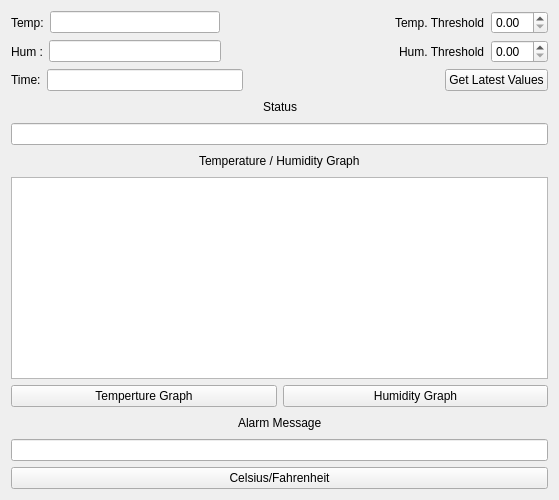
<?xml version="1.0" encoding="UTF-8"?>
<ui version="4.0">
 <class>TemperatureAndHumidity</class>
 <widget class="QWidget" name="TemperatureAndHumidity">
  <property name="geometry">
   <rect>
    <x>0</x>
    <y>0</y>
    <width>559</width>
    <height>500</height>
   </rect>
  </property>
  <property name="windowTitle">
   <string>Temperature &amp; Humidity Monitoring System</string>
  </property>
  <layout class="QVBoxLayout" name="verticalLayout_2">
   <item>
    <layout class="QHBoxLayout" name="horizontalLayout">
     <item>
      <widget class="QLabel" name="tempLabel">
       <property name="text">
        <string>Temp:</string>
       </property>
      </widget>
     </item>
     <item>
      <widget class="QLineEdit" name="tempLatestValue"/>
     </item>
     <item>
      <spacer name="horizontalSpacer">
       <property name="orientation">
        <enum>Qt::Horizontal</enum>
       </property>
       <property name="sizeType">
        <enum>QSizePolicy::MinimumExpanding</enum>
       </property>
       <property name="sizeHint" stdset="0">
        <size>
         <width>40</width>
         <height>20</height>
        </size>
       </property>
      </spacer>
     </item>
     <item>
      <widget class="QLabel" name="tempThreshLabel">
       <property name="text">
        <string>Temp. Threshold</string>
       </property>
      </widget>
     </item>
     <item>
      <widget class="QDoubleSpinBox" name="setTempThresh"/>
     </item>
    </layout>
   </item>
   <item>
    <layout class="QHBoxLayout" name="horizontalLayout_2">
     <item>
      <widget class="QLabel" name="humLabel">
       <property name="text">
        <string>Hum :</string>
       </property>
      </widget>
     </item>
     <item>
      <widget class="QLineEdit" name="humLatestValue"/>
     </item>
     <item>
      <spacer name="horizontalSpacer_8">
       <property name="orientation">
        <enum>Qt::Horizontal</enum>
       </property>
       <property name="sizeHint" stdset="0">
        <size>
         <width>40</width>
         <height>20</height>
        </size>
       </property>
      </spacer>
     </item>
     <item>
      <widget class="QLabel" name="humThreshLabel">
       <property name="text">
        <string>Hum. Threshold</string>
       </property>
      </widget>
     </item>
     <item>
      <widget class="QDoubleSpinBox" name="setHumThresh"/>
     </item>
    </layout>
   </item>
   <item>
    <layout class="QHBoxLayout" name="horizontalLayout_3">
     <item>
      <widget class="QLabel" name="timeLabel">
       <property name="text">
        <string>Time:</string>
       </property>
      </widget>
     </item>
     <item>
      <widget class="QLineEdit" name="timeLatestValue"/>
     </item>
     <item>
      <spacer name="horizontalSpacer_3">
       <property name="orientation">
        <enum>Qt::Horizontal</enum>
       </property>
       <property name="sizeHint" stdset="0">
        <size>
         <width>40</width>
         <height>20</height>
        </size>
       </property>
      </spacer>
     </item>
     <item>
      <widget class="QPushButton" name="getLatestValuesButton">
       <property name="text">
        <string>Get Latest Values</string>
       </property>
      </widget>
     </item>
    </layout>
   </item>
   <item>
    <layout class="QHBoxLayout" name="horizontalLayout_10">
     <item>
      <spacer name="horizontalSpacer_4">
       <property name="orientation">
        <enum>Qt::Horizontal</enum>
       </property>
       <property name="sizeHint" stdset="0">
        <size>
         <width>40</width>
         <height>20</height>
        </size>
       </property>
      </spacer>
     </item>
     <item>
      <widget class="QLabel" name="statusLabel">
       <property name="text">
        <string>Status</string>
       </property>
      </widget>
     </item>
     <item>
      <spacer name="horizontalSpacer_5">
       <property name="orientation">
        <enum>Qt::Horizontal</enum>
       </property>
       <property name="sizeHint" stdset="0">
        <size>
         <width>40</width>
         <height>20</height>
        </size>
       </property>
      </spacer>
     </item>
    </layout>
   </item>
   <item>
    <layout class="QHBoxLayout" name="horizontalLayout_4">
     <item>
      <widget class="QLineEdit" name="statusLineEdit"/>
     </item>
    </layout>
   </item>
   <item>
    <layout class="QHBoxLayout" name="horizontalLayout_13">
     <item>
      <spacer name="horizontalSpacer_2">
       <property name="orientation">
        <enum>Qt::Horizontal</enum>
       </property>
       <property name="sizeHint" stdset="0">
        <size>
         <width>40</width>
         <height>20</height>
        </size>
       </property>
      </spacer>
     </item>
     <item>
      <widget class="QLabel" name="graphLabel">
       <property name="text">
        <string>Temperature / Humidity Graph</string>
       </property>
      </widget>
     </item>
     <item>
      <spacer name="horizontalSpacer_9">
       <property name="orientation">
        <enum>Qt::Horizontal</enum>
       </property>
       <property name="sizeHint" stdset="0">
        <size>
         <width>40</width>
         <height>20</height>
        </size>
       </property>
      </spacer>
     </item>
    </layout>
   </item>
   <item>
    <layout class="QHBoxLayout" name="horizontalLayout_5">
     <item>
      <widget class="QGraphicsView" name="graphicsView"/>
     </item>
    </layout>
   </item>
   <item>
    <layout class="QHBoxLayout" name="horizontalLayout_6">
     <item>
      <widget class="QPushButton" name="getTempGraphButton">
       <property name="text">
        <string>Temperture Graph</string>
       </property>
      </widget>
     </item>
     <item>
      <widget class="QPushButton" name="getHumGraphButton">
       <property name="text">
        <string>Humidity Graph</string>
       </property>
      </widget>
     </item>
    </layout>
   </item>
   <item>
    <layout class="QHBoxLayout" name="horizontalLayout_11">
     <item>
      <spacer name="horizontalSpacer_6">
       <property name="orientation">
        <enum>Qt::Horizontal</enum>
       </property>
       <property name="sizeHint" stdset="0">
        <size>
         <width>40</width>
         <height>20</height>
        </size>
       </property>
      </spacer>
     </item>
     <item>
      <widget class="QLabel" name="alarmLabel">
       <property name="text">
        <string>Alarm Message</string>
       </property>
      </widget>
     </item>
     <item>
      <spacer name="horizontalSpacer_7">
       <property name="orientation">
        <enum>Qt::Horizontal</enum>
       </property>
       <property name="sizeHint" stdset="0">
        <size>
         <width>40</width>
         <height>20</height>
        </size>
       </property>
      </spacer>
     </item>
    </layout>
   </item>
   <item>
    <layout class="QHBoxLayout" name="horizontalLayout_7">
     <item>
      <widget class="QLineEdit" name="alarmMessageLineEdit"/>
     </item>
    </layout>
   </item>
   <item>
    <layout class="QHBoxLayout" name="horizontalLayout_8">
     <item>
      <widget class="QPushButton" name="CFButton">
       <property name="text">
        <string>Celsius/Fahrenheit</string>
       </property>
      </widget>
     </item>
    </layout>
   </item>
  </layout>
 </widget>
 <resources/>
 <connections/>
</ui>
